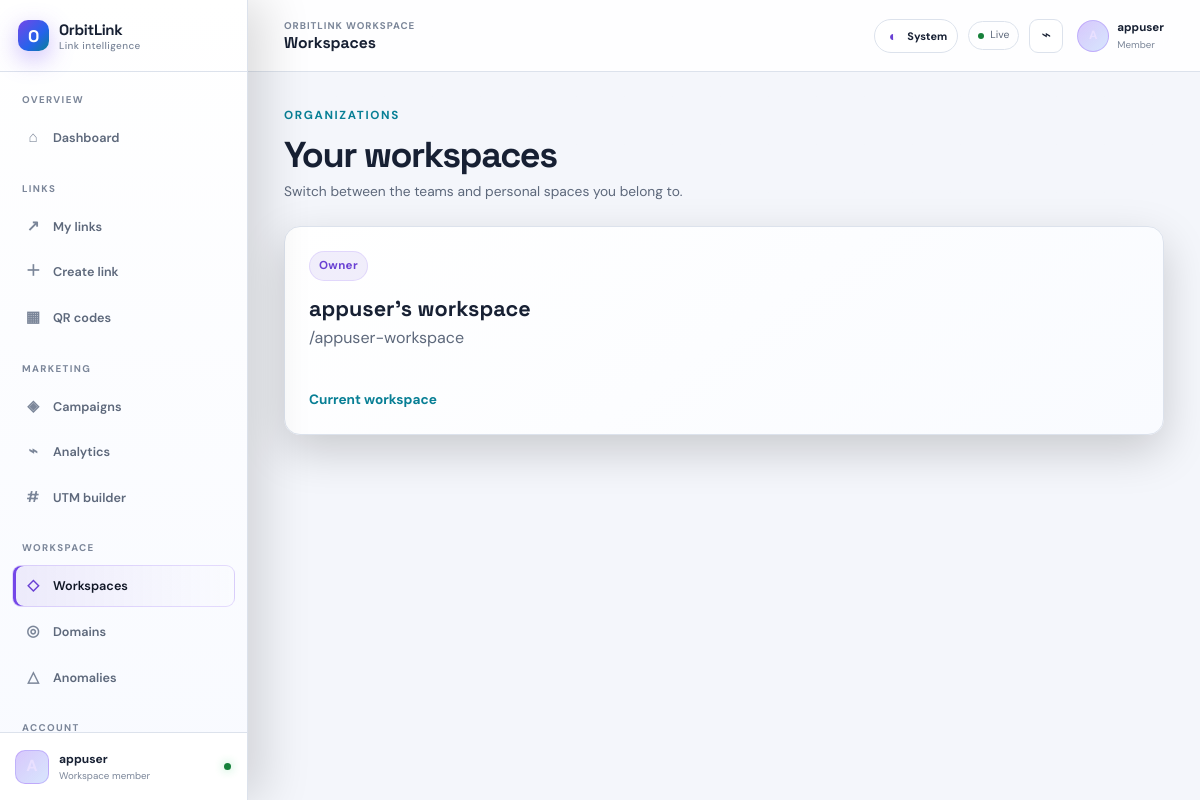
The page /workspaces/ (signed in) on the database its author committed.
### url_short/models.py (models this page shows, shortened)
class WorkspaceMembership(models.Model):
    class Role(models.TextChoices):
        OWNER = "OWNER", "Owner"
        ADMIN = "ADMIN", "Admin"
        EDITOR = "EDITOR", "Editor"
        VIEWER = "VIEWER", "Viewer"
    workspace = models.ForeignKey(
        Workspace,
        on_delete=models.CASCADE,
        related_name="memberships",
    )
    user = models.ForeignKey(
        settings.AUTH_USER_MODEL,
        on_delete=models.CASCADE,
        related_name="workspace_memberships",
    )
    role = models.CharField(max_length=12, choices=Role.choices, default=Role.VIEWER)
    is_active = models.BooleanField(default=True, db_index=True)
    joined_at = models.DateTimeField(auto_now_add=True)
    class Meta:
        constraints = [
            models.UniqueConstraint(
                fields=("workspace", "user"),
                name="unique_workspace_membership",
            )
        ]
        indexes = [models.Index(fields=("user", "is_active", "role"))]
        ordering = ("workspace__name", "user__username")

class Workspace(models.Model):
    name = models.CharField(max_length=120)
    slug = models.SlugField(max_length=140, unique=True)
    owner = models.ForeignKey(
        settings.AUTH_USER_MODEL,
        on_delete=models.PROTECT,
        related_name="owned_workspaces",
    )
    members = models.ManyToManyField(
        settings.AUTH_USER_MODEL,
        through="WorkspaceMembership",
        related_name="workspaces",
    )
    is_active = models.BooleanField(default=True, db_index=True)
    require_link_approval = models.BooleanField(default=False)
    analytics_retention_days = models.PositiveSmallIntegerField(default=90)
    created_at = models.DateTimeField(auto_now_add=True)
    updated_at = models.DateTimeField(auto_now=True)
    class Meta:
        ordering = ("name", "pk")

### url_short/workspace_views.py (the view)
# urls.py: path("workspaces/", workspace_views.workspace_list, name="workspace_list"),
@login_required
def workspace_list(request):
    memberships = request.user.workspace_memberships.select_related("workspace").filter(
        is_active=True,
        workspace__is_active=True,
    )
    return render(
        request,
        "workspaces/list.html",
        {"memberships": memberships, "workspace": get_current_workspace(request)},
    )

### url_short/selectors.py (called while the page is built)
def get_current_workspace(request):
    memberships = WorkspaceMembership.objects.select_related("workspace").filter(
        user=request.user,
        is_active=True,
        workspace__is_active=True,
    )
    selected_id = request.session.get("workspace_id")
    membership = memberships.filter(workspace_id=selected_id).first() if selected_id else None
    if membership is None:
        membership = memberships.order_by("workspace__created_at", "workspace_id").first()
    workspace = membership.workspace if membership else ensure_personal_workspace(request.user)
    request.session["workspace_id"] = workspace.pk
    return workspace

### templates/workspaces/list.html (shortened to what this page needs)
{% extends "base.html" %}
{% load static %}
{% block styles %}<link rel="stylesheet" href="{% static 'css/operations.css' %}">{% endblock %}
{% block content %}
<section class="ops-shell shell">
  <header class="ops-heading"><div><span class="eyebrow">Organizations</span><h1>Your workspaces</h1><p>Switch between the teams and personal spaces you belong to.</p></div></header>
  <div class="ops-grid">
    {% for membership in memberships %}
      <article class="glass-card ops-card">
        <div><span class="status-pill">{{ membership.get_role_display }}</span><h2>{{ membership.workspace.name }}</h2><p>/{{ membership.workspace.slug }}</p></div>
        {% if membership.workspace_id == workspace.id %}<strong class="current-label">Current workspace</strong>{% else %}
          <form method="post" action="{% url 'switch_workspace' membership.workspace.slug %}">{% csrf_token %}<button class="button button-secondary" type="submit">Switch workspace</button></form>
        {% endif %}
      </article>
    {% empty %}<div class="glass-card empty-state"><h2>No active workspace</h2></div>{% endfor %}
  </div>
</section>
{% endblock %}

### templates/components/sidebar.html (shortened to what this page needs)
{% with current=request.resolver_match.url_name %}
<aside class="app-sidebar" id="app-sidebar" aria-label="Application navigation">
  <div class="sidebar-brand-row"><a class="brand" href="{% url 'home' %}"><span class="brand-mark" aria-hidden="true">O</span><span><b>OrbitLink</b><small>Link intelligence</small></span></a></div>
  <nav class="sidebar-nav">
    <div class="nav-section"><span class="nav-section-label">Overview</span><a class="sidebar-link {% if current == 'dashboard' %}is-active{% endif %}" href="{% url 'dashboard' %}"><span class="nav-icon" aria-hidden="true">⌂</span><span>Dashboard</span></a></div>
    <div class="nav-section"><span class="nav-section-label">Links</span><a class="sidebar-link {% if current == 'my_links' %}is-active{% endif %}" href="{% url 'my_links' %}"><span class="nav-icon" aria-hidden="true">↗</span><span>My links</span></a><a class="sidebar-link {% if current == 'create_link_page' or current == 'create_short_url' %}is-active{% endif %}" href="{% url 'create_link_page' %}"><span class="nav-icon" aria-hidden="true">＋</span><span>Create link</span></a><a class="sidebar-link {% if current == 'qr_library' %}is-active{% endif %}" href="{% url 'qr_library' %}"><span class="nav-icon" aria-hidden="true">▦</span><span>QR codes</span></a></div>
    <div class="nav-section"><span class="nav-section-label">Marketing</span><a class="sidebar-link {% if current == 'campaign_list' or current == 'campaign_create' or current == 'campaign_edit' %}is-active{% endif %}" href="{% url 'campaign_list' %}"><span class="nav-icon" aria-hidden="true">◈</span><span>Campaigns</span></a><a class="sidebar-link" href="{% url 'dashboard' %}#analytics"><span class="nav-icon" aria-hidden="true">⌁</span><span>Analytics</span></a><a class="sidebar-link {% if current == 'utm_builder' %}is-active{% endif %}" href="{% url 'utm_builder' %}"><span class="nav-icon" aria-hidden="true">#</span><span>UTM builder</span></a></div>
    <div class="nav-section"><span class="nav-section-label">Workspace</span><a class="sidebar-link {% if current == 'workspace_list' %}is-active{% endif %}" href="{% url 'workspace_list' %}"><span class="nav-icon" aria-hidden="true">◇</span><span>Workspaces</span></a><a class="sidebar-link {% if current == 'custom_domain_list' %}is-active{% endif %}" href="{% url 'custom_domain_list' %}"><span class="nav-icon" aria-hidden="true">◎</span><span>Domains</span></a><a class="sidebar-link {% if current == 'anomaly_list' %}is-active{% endif %}" href="{% url 'anomaly_list' %}"><span class="nav-icon" aria-hidden="true">△</span><span>Anomalies</span></a></div>
    <div class="nav-section"><span class="nav-section-label">Account</span></div>
  </nav>
  <div class="sidebar-workspace"><span class="workspace-avatar">{{ user.username|first|upper }}</span><span><b>{{ user.username }}</b><small>{% if user.is_staff or user.is_superuser %}Platform administrator{% else %}Workspace member{% endif %}</small></span><span class="online-dot"><span class="sr-only">Online</span></span></div>
</aside>
{% endwith %}

### templates/components/topbar.html (shortened to what this page needs)
{% with current=request.resolver_match.url_name %}
<header class="app-topbar"><div class="topbar-title-group"><button class="sidebar-toggle" type="button" aria-expanded="false" aria-controls="app-sidebar"><span class="sr-only">Open navigation</span></button><div><span class="topbar-kicker">{% if user.is_staff or user.is_superuser %}OrbitLink Platform{% else %}OrbitLink Workspace{% endif %}</span><strong>{% if current == 'dashboard' %}Dashboard{% elif current == 'my_links' %}My links{% elif current == 'create_link_page' or current == 'create_short_url' %}Create link{% elif current == 'qr_library' %}QR codes{% elif current == 'campaign_list' %}Campaigns{% elif current == 'custom_domain_list' %}Custom domains{% elif current == 'workspace_list' %}Workspaces{% elif current == 'anomaly_list' %}Anomalies{% elif current == 'admin_dashboard' %}Platform operations{% elif current == 'system_health' %}System health{% elif current == 'platform_report_list' %}Abuse reports{% elif current == 'account_settings' %}Settings{% else %}OrbitLink{% endif %}</strong></div></div><div class="topbar-actions">{% include "components/theme_switcher.html" %}<span class="environment-pill"><i></i> Live</span><a class="topbar-icon" href="{% url 'anomaly_list' %}" aria-label="View alerts">⌁</a><a class="topbar-profile" href="{% url 'account_settings' %}"><span class="profile-avatar">{{ user.username|first|upper }}</span><span><b>{{ user.username }}</b><small>{% if user.is_staff or user.is_superuser %}Administrator{% else %}Member{% endif %}</small></span></a></div></header>
{% endwith %}

### url_short/static/css/base.css (style rules this page uses)
:root { --bg: #080b16; --bg-soft: #0d1224; --surface: rgba(255, 255, 255, 0.065); --surface-2: rgba(255, 255, 255, 0.1); --purple: #9b6cff; --purple-deep: #7547f5; --blue: #4388ff; --cyan: #2de2e6; --text: #f6f7ff; --muted: #9ca6bd; --border: rgba(255, 255, 255, 0.12); --success: #4ade80; --danger: #fb7185; --warning: #fbbf24; --shadow: 0 24px 80px rgba(0, 0, 0, 0.34); --radius: 20px; --radius-sm: 12px; --shell: 1180px; }
* { box-sizing: border-box; }
html { scroll-behavior: smooth; color-scheme: dark; }
body { min-height: 100vh; margin: 0; color: var(--text); background: radial-gradient(circle at 15% 5%, rgba(117, 71, 245, 0.16), transparent 30rem), radial-gradient(circle at 85% 22%, rgba(45, 226, 230, 0.09), transparent 28rem), var(--bg); font-family: "DM Sans", system-ui, sans-serif; line-height: 1.55; }
body::before { content: ""; position: fixed; inset: 0; z-index: -1; opacity: 0.2; background-image: linear-gradient(rgba(255,255,255,.025) 1px, transparent 1px), linear-gradient(90deg, rgba(255,255,255,.025) 1px, transparent 1px); background-size: 48px 48px; mask-image: linear-gradient(to bottom, black, transparent 75%); }
a { color: inherit; text-decoration: none; }
button, a { -webkit-tap-highlight-color: transparent; }
.shell { width: min(calc(100% - 40px), var(--shell)); margin-inline: auto; }
.brand { display: inline-flex; align-items: center; gap: 10px; font: 700 1.05rem "Space Grotesk", sans-serif; letter-spacing: -.02em; }
.brand-mark { display: grid; place-items: center; width: 31px; height: 31px; border-radius: 10px; color: white; background: linear-gradient(135deg, var(--purple), var(--blue) 60%, var(--cyan)); box-shadow: 0 8px 24px rgba(117,71,245,.36); }
.glass-card { border: 1px solid var(--border); border-radius: var(--radius); background: linear-gradient(145deg, rgba(255,255,255,.075), rgba(255,255,255,.035)); box-shadow: var(--shadow); backdrop-filter: blur(14px); }
.eyebrow { display: inline-flex; align-items: center; gap: 9px; color: var(--cyan); font-size: .73rem; font-weight: 700; letter-spacing: .14em; text-transform: uppercase; }

### url_short/static/css/components.css (style rules this page uses)
.app-authenticated .glass-card { border-color: var(--border); border-radius: var(--radius-lg); background: linear-gradient(145deg,rgba(255,255,255,.042),rgba(255,255,255,.018)); box-shadow: 0 16px 45px rgba(0,0,0,.18); backdrop-filter: blur(10px); }
.app-authenticated .dashboard-shell,.app-authenticated .ops-shell { width: 100%; max-width: var(--shell); margin-inline: auto; padding-block: 30px 70px; }
.app-authenticated .dashboard-heading,.app-authenticated .ops-heading { margin-bottom: 24px; align-items: center; }
.app-authenticated .dashboard-heading h1,.app-authenticated .ops-heading h1 { margin: 5px 0 3px; font-size: clamp(1.7rem,3vw,2.45rem); letter-spacing: -.04em; }
.app-authenticated .dashboard-heading p,.app-authenticated .ops-heading p { font-size: .86rem; }
.status-pill,.badge { border: 1px solid rgba(139,92,246,.16); color: #cbbcff; background: rgba(139,92,246,.1); }

### url_short/static/css/operations.css (style rules this page uses)
.ops-shell { padding-block: 64px 110px; }
.ops-heading { display:flex; align-items:flex-end; justify-content:space-between; gap:24px; margin-bottom:30px; }
.ops-heading h1 { margin:8px 0 6px; font:700 clamp(2.2rem,5vw,4rem) "Space Grotesk"; letter-spacing:-.05em; }
.ops-heading p { margin:0; color:var(--muted); }
.ops-grid { display:grid; grid-template-columns:repeat(auto-fit,minmax(260px,1fr)); gap:18px; }
.ops-card { display:flex; min-height:190px; padding:24px; flex-direction:column; justify-content:space-between; gap:22px; }
.ops-card h2 { margin:14px 0 4px; font:700 1.35rem "Space Grotesk"; }
.ops-card p,.ops-table small { display:block; margin-top:4px; color:var(--muted); }
.current-label { color:var(--cyan); font-size:.85rem; }
.status-pill { display:inline-flex; width:fit-content; padding:5px 9px; border-radius:999px; color:#cbbcff; background:rgba(155,108,255,.12); font-size:.72rem; font-weight:700; letter-spacing:.03em; }

### rows shown on the page
WorkspaceMembership: role "Owner", workspace.name "appuser's workspace", workspace.slug "appuser-workspace", shows "Current workspace"

### other values the page prints
{{ user.username }} "appuser"
